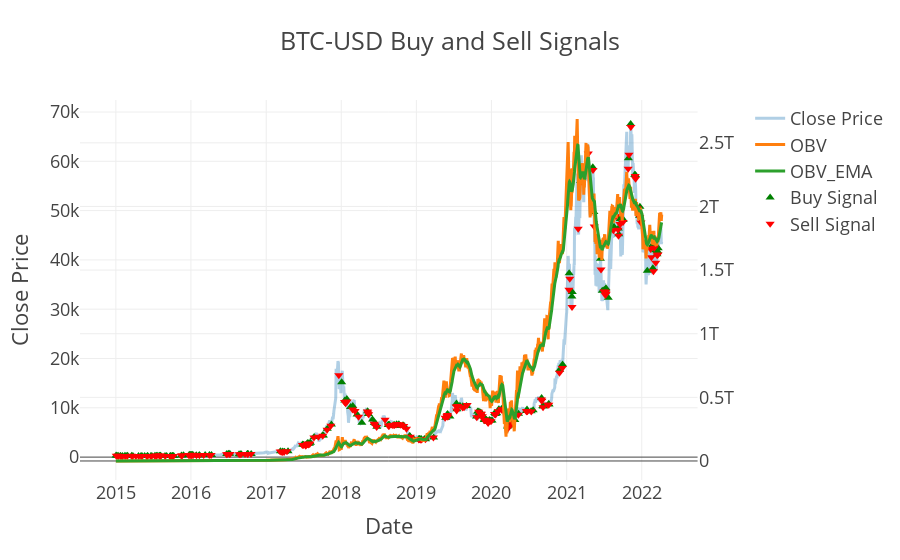

Here is the notebook cell this chart was saved with:
### Code cell
fig = make_subplots(specs=[[{"secondary_y": True}]])
fig.add_trace(
    go.Scatter(x=df.index, y=df.Close, name="Close Price", opacity=0.35),
    secondary_y=False,
)
fig.add_trace(
    go.Scatter(x=df.index, y=df["OBV"], name="OBV"),
    secondary_y=True,
)
fig.add_trace(
    go.Scatter(x=df.index, y=df["OBV_EMA"], name="OBV_EMA"),
    secondary_y=True,
)
fig.add_trace(
    go.Scatter(x=df.index, y=df['Buy_Signal_Price'], mode="markers", marker=dict(color="green", size=8, symbol="triangle-up", opacity=1), name="Buy Signal")
)
fig.add_trace(
    go.Scatter(x=df.index, y=df['Sell_Signal_Price'], mode="markers", marker=dict(color="red", size=8, symbol="triangle-down", opacity=1), name="Sell Signal")
)
# Add figure title
fig.update_layout(
    title_text=f"{company} Buy and Sell Signals"
)
# Set x-axis title
fig.update_xaxes(title_text="Date")
# Set y-axes titles
fig.update_yaxes(title_text="Close Price", secondary_y=False)
fig.show()

### Figure 1 — Plotly figure (JSON) as saved in the notebook; plotly's stock layout.template omitted (floating-point values rounded to 4 significant figures; data arrays with more than 128 entries replaced by an {"elided": "..."} marker saying what was removed)
{"data": [{"name": "Close Price", "opacity": 0.35, "type": "scatter", "x": {"elided": "2655 str values"}, "xaxis": "x", "y": {"elided": "2655 float values"}, "yaxis": "y"}, {"name": "OBV", "type": "scatter", "x": {"elided": "2655 str values"}, "xaxis": "x", "y": {"elided": "2655 int values"}, "yaxis": "y2"}, {"name": "OBV_EMA", "type": "scatter", "x": {"elided": "2655 str values"}, "xaxis": "x", "y": {"elided": "2655 float values"}, "yaxis": "y2"}, {"marker": {"color": "green", "opacity": 1, "size": 8, "symbol": "triangle-up"}, "mode": "markers", "name": "Buy Signal", "type": "scatter", "x": {"elided": "2655 str values"}, "y": {"elided": "2655 float values"}}, {"marker": {"color": "red", "opacity": 1, "size": 8, "symbol": "triangle-down"}, "mode": "markers", "name": "Sell Signal", "type": "scatter", "x": {"elided": "2655 str values"}, "y": {"elided": "2655 float values"}}], "layout": {"title": {"text": "BTC-USD Buy and Sell Signals"}, "xaxis": {"anchor": "y", "domain": [0, 0.94], "title": {"text": "Date"}}, "yaxis": {"anchor": "x", "domain": [0, 1], "title": {"text": "Close Price"}}, "yaxis2": {"anchor": "x", "overlaying": "y", "side": "right"}}}
